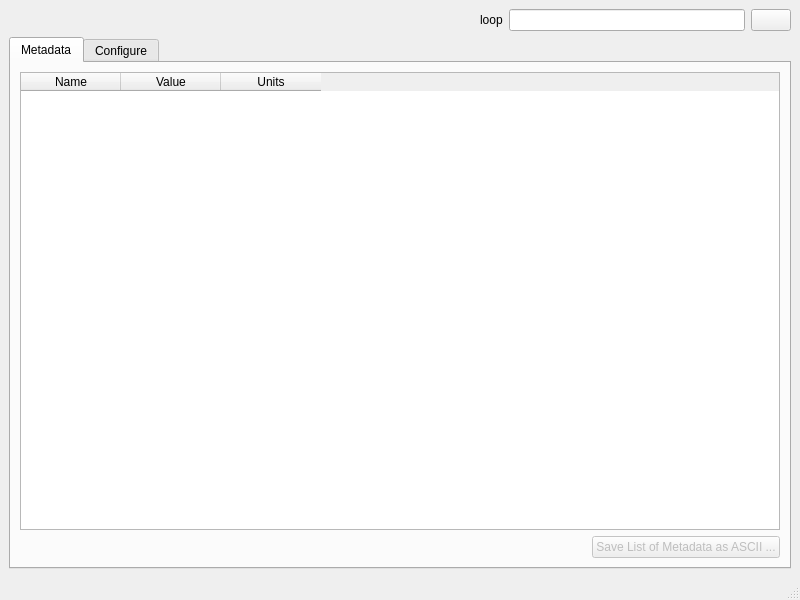
<?xml version="1.0" encoding="UTF-8"?>
<ui version="4.0">
 <class>MainWindow</class>
 <widget class="QMainWindow" name="MainWindow">
  <property name="geometry">
   <rect>
    <x>0</x>
    <y>0</y>
    <width>800</width>
    <height>600</height>
   </rect>
  </property>
  <property name="windowTitle">
   <string>MainWindow</string>
  </property>
  <widget class="QWidget" name="centralwidget">
   <layout class="QVBoxLayout" name="verticalLayout">
    <item>
     <layout class="QHBoxLayout" name="horizontalLayout_3">
      <item>
       <spacer name="horizontalSpacer_3">
        <property name="orientation">
         <enum>Qt::Horizontal</enum>
        </property>
        <property name="sizeType">
         <enum>QSizePolicy::Expanding</enum>
        </property>
        <property name="sizeHint" stdset="0">
         <size>
          <width>40</width>
          <height>20</height>
         </size>
        </property>
       </spacer>
      </item>
      <item>
       <spacer name="horizontalSpacer_4">
        <property name="orientation">
         <enum>Qt::Horizontal</enum>
        </property>
        <property name="sizeHint" stdset="0">
         <size>
          <width>40</width>
          <height>20</height>
         </size>
        </property>
       </spacer>
      </item>
      <item>
       <widget class="QLabel" name="searchLabel">
        <property name="text">
         <string>loop</string>
        </property>
       </widget>
      </item>
      <item>
       <widget class="QLineEdit" name="searchLineEdit"/>
      </item>
      <item>
       <widget class="QPushButton" name="clearButton">
        <property name="text">
         <string/>
        </property>
       </widget>
      </item>
     </layout>
    </item>
    <item>
     <widget class="QTabWidget" name="tabWidget">
      <property name="currentIndex">
       <number>0</number>
      </property>
      <widget class="QWidget" name="Metadata">
       <attribute name="title">
        <string>Metadata</string>
       </attribute>
       <layout class="QVBoxLayout" name="verticalLayout_3">
        <item>
         <layout class="QVBoxLayout" name="verticalLayout_4">
          <item>
           <widget class="QTableWidget" name="metadataTable">
            <column>
             <property name="text">
              <string>Name</string>
             </property>
            </column>
            <column>
             <property name="text">
              <string>Value</string>
             </property>
            </column>
            <column>
             <property name="text">
              <string>Units</string>
             </property>
            </column>
           </widget>
          </item>
          <item>
           <layout class="QHBoxLayout" name="horizontalLayout_2">
            <item>
             <spacer name="horizontalSpacer_2">
              <property name="orientation">
               <enum>Qt::Horizontal</enum>
              </property>
              <property name="sizeHint" stdset="0">
               <size>
                <width>40</width>
                <height>20</height>
               </size>
              </property>
             </spacer>
            </item>
            <item>
             <widget class="QPushButton" name="saveMetadataAsAsciiButton">
              <property name="enabled">
               <bool>false</bool>
              </property>
              <property name="text">
               <string>Save List of Metadata as ASCII ...</string>
              </property>
             </widget>
            </item>
           </layout>
          </item>
         </layout>
        </item>
       </layout>
      </widget>
      <widget class="QWidget" name="Configure">
       <attribute name="title">
        <string>Configure</string>
       </attribute>
       <layout class="QVBoxLayout" name="verticalLayout_5">
        <item>
         <widget class="QTableWidget" name="configureTable">
          <property name="alternatingRowColors">
           <bool>true</bool>
          </property>
          <attribute name="horizontalHeaderShowSortIndicator" stdset="0">
           <bool>false</bool>
          </attribute>
          <attribute name="verticalHeaderShowSortIndicator" stdset="0">
           <bool>false</bool>
          </attribute>
          <attribute name="horizontalHeaderShowSortIndicator" stdset="0">
           <bool>false</bool>
          </attribute>
          <attribute name="verticalHeaderShowSortIndicator" stdset="0">
           <bool>false</bool>
          </attribute>
          <column>
           <property name="text">
            <string>Display ?</string>
           </property>
          </column>
          <column>
           <property name="text">
            <string>Name</string>
           </property>
          </column>
          <column>
           <property name="text">
            <string>Value</string>
           </property>
          </column>
          <column>
           <property name="text">
            <string>Units</string>
           </property>
          </column>
         </widget>
        </item>
        <item>
         <layout class="QHBoxLayout" name="horizontalLayout">
          <item>
           <widget class="QPushButton" name="unselectAllButton">
            <property name="text">
             <string>Unselect All</string>
            </property>
           </widget>
          </item>
          <item>
           <spacer name="horizontalSpacer">
            <property name="orientation">
             <enum>Qt::Horizontal</enum>
            </property>
            <property name="sizeHint" stdset="0">
             <size>
              <width>40</width>
              <height>20</height>
             </size>
            </property>
           </spacer>
          </item>
          <item>
           <widget class="QPushButton" name="exportConfigurationButton">
            <property name="text">
             <string>Export Configuration ...</string>
            </property>
           </widget>
          </item>
          <item>
           <widget class="QPushButton" name="importConfigurationButton">
            <property name="text">
             <string>Import Configuration ...</string>
            </property>
           </widget>
          </item>
         </layout>
        </item>
       </layout>
      </widget>
     </widget>
    </item>
   </layout>
  </widget>
  <widget class="QMenuBar" name="menubar">
   <property name="geometry">
    <rect>
     <x>0</x>
     <y>0</y>
     <width>800</width>
     <height>25</height>
    </rect>
   </property>
  </widget>
  <widget class="QStatusBar" name="statusbar"/>
 </widget>
 <resources/>
 <connections>
  <connection>
   <sender>tabWidget</sender>
   <signal>currentChanged(int)</signal>
   <receiver>MainWindow</receiver>
   <slot>userChangedTab()</slot>
   <hints>
    <hint type="sourcelabel">
     <x>399</x>
     <y>318</y>
    </hint>
    <hint type="destinationlabel">
     <x>399</x>
     <y>299</y>
    </hint>
   </hints>
  </connection>
  <connection>
   <sender>saveMetadataAsAsciiButton</sender>
   <signal>clicked()</signal>
   <receiver>MainWindow</receiver>
   <slot>saveMetadataListAsAscii()</slot>
   <hints>
    <hint type="sourcelabel">
     <x>661</x>
     <y>542</y>
    </hint>
    <hint type="destinationlabel">
     <x>399</x>
     <y>299</y>
    </hint>
   </hints>
  </connection>
  <connection>
   <sender>exportConfigurationButton</sender>
   <signal>clicked()</signal>
   <receiver>MainWindow</receiver>
   <slot>exportConfiguration()</slot>
   <hints>
    <hint type="sourcelabel">
     <x>521</x>
     <y>543</y>
    </hint>
    <hint type="destinationlabel">
     <x>399</x>
     <y>299</y>
    </hint>
   </hints>
  </connection>
  <connection>
   <sender>importConfigurationButton</sender>
   <signal>clicked()</signal>
   <receiver>MainWindow</receiver>
   <slot>importConfiguration()</slot>
   <hints>
    <hint type="sourcelabel">
     <x>694</x>
     <y>543</y>
    </hint>
    <hint type="destinationlabel">
     <x>399</x>
     <y>299</y>
    </hint>
   </hints>
  </connection>
  <connection>
   <sender>clearButton</sender>
   <signal>clicked()</signal>
   <receiver>MainWindow</receiver>
   <slot>clearSearchLineEdit()</slot>
   <hints>
    <hint type="sourcelabel">
     <x>762</x>
     <y>48</y>
    </hint>
    <hint type="destinationlabel">
     <x>399</x>
     <y>299</y>
    </hint>
   </hints>
  </connection>
  <connection>
   <sender>unselectAllButton</sender>
   <signal>clicked()</signal>
   <receiver>MainWindow</receiver>
   <slot>unselectAll()</slot>
   <hints>
    <hint type="sourcelabel">
     <x>68</x>
     <y>543</y>
    </hint>
    <hint type="destinationlabel">
     <x>399</x>
     <y>299</y>
    </hint>
   </hints>
  </connection>
  <connection>
   <sender>searchLineEdit</sender>
   <signal>textEdited(QString)</signal>
   <receiver>MainWindow</receiver>
   <slot>liveEditSearchLineEdit()</slot>
   <hints>
    <hint type="sourcelabel">
     <x>617</x>
     <y>48</y>
    </hint>
    <hint type="destinationlabel">
     <x>399</x>
     <y>299</y>
    </hint>
   </hints>
  </connection>
 </connections>
 <slots>
  <slot>userChangedTab()</slot>
  <slot>saveMetadataListAsAscii()</slot>
  <slot>exportConfiguration()</slot>
  <slot>importConfiguration()</slot>
  <slot>clearSearchLineEdit()</slot>
  <slot>unselectAll()</slot>
  <slot>liveEditSearchLineEdit()</slot>
 </slots>
</ui>
